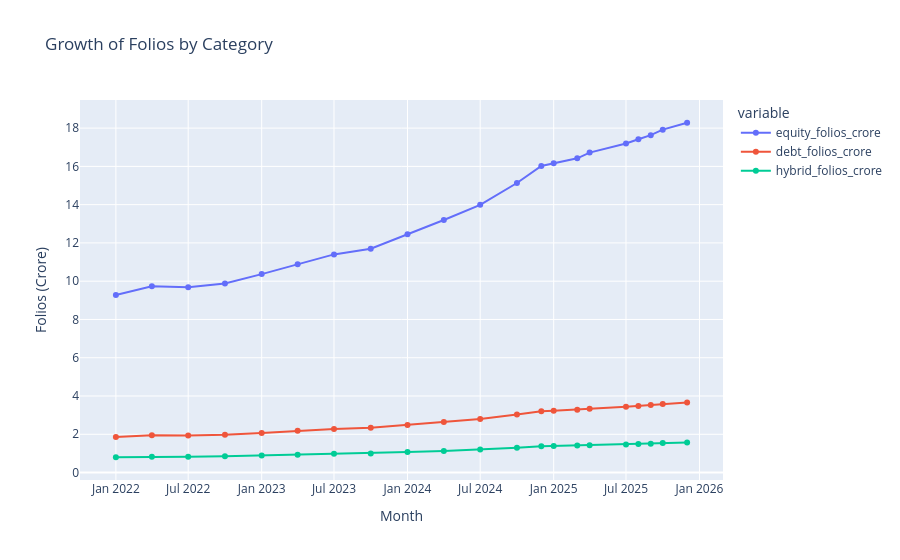

Notebook code for this chart:
### Code cell
import pandas as pd
import plotly.express as px

folio = pd.read_csv(
    "data/processed/clean_industry_folio_count.csv"
)

folio["month"] = pd.to_datetime(
    folio["month"]
)

fig = px.line(
    folio,
    x="month",
    y=[
        "equity_folios_crore",
        "debt_folios_crore",
        "hybrid_folios_crore"
    ],
    markers=True,
    title="Growth of Folios by Category"
)

fig.update_layout(
    xaxis_title="Month",
    yaxis_title="Folios (Crore)"
)

fig.write_image(
    "reports/charts/folio_category_growth.png"
)

fig.show()

### Figure 1 — Plotly figure (JSON) as saved in the notebook; plotly's stock layout.template omitted (floating-point values rounded to 4 significant figures)
{"data": [{"hovertemplate": "variable=equity_folios_crore<br>month=%{x}<br>value=%{y}<extra></extra>", "legendgroup": "equity_folios_crore", "line": {"color": "#636efa", "dash": "solid"}, "marker": {"symbol": "circle"}, "mode": "lines+markers", "name": "equity_folios_crore", "orientation": "v", "showlegend": true, "type": "scatter", "x": ["2022-01-01T00:00:00", "2022-04-01T00:00:00", "2022-07-01T00:00:00", "2022-10-01T00:00:00", "2023-01-01T00:00:00", "2023-04-01T00:00:00", "2023-07-01T00:00:00", "2023-10-01T00:00:00", "2024-01-01T00:00:00", "2024-04-01T00:00:00", "2024-07-01T00:00:00", "2024-10-01T00:00:00", "2024-12-01T00:00:00", "2025-01-01T00:00:00", "2025-03-01T00:00:00", "2025-04-01T00:00:00", "2025-07-01T00:00:00", "2025-08-01T00:00:00", "2025-09-01T00:00:00", "2025-10-01T00:00:00", "2025-12-01T00:00:00"], "xaxis": "x", "y": [9.28, 9.74, 9.69, 9.88, 10.37, 10.88, 11.4, 11.7, 12.45, 13.2, 13.99, 15.13, 16.02, 16.17, 16.42, 16.72, 17.2, 17.42, 17.63, 17.92, 18.28], "yaxis": "y"}, {"hovertemplate": "variable=debt_folios_crore<br>month=%{x}<br>value=%{y}<extra></extra>", "legendgroup": "debt_folios_crore", "line": {"color": "#EF553B", "dash": "solid"}, "marker": {"symbol": "circle"}, "mode": "lines+markers", "name": "debt_folios_crore", "orientation": "v", "showlegend": true, "type": "scatter", "x": ["2022-01-01T00:00:00", "2022-04-01T00:00:00", "2022-07-01T00:00:00", "2022-10-01T00:00:00", "2023-01-01T00:00:00", "2023-04-01T00:00:00", "2023-07-01T00:00:00", "2023-10-01T00:00:00", "2024-01-01T00:00:00", "2024-04-01T00:00:00", "2024-07-01T00:00:00", "2024-10-01T00:00:00", "2024-12-01T00:00:00", "2025-01-01T00:00:00", "2025-03-01T00:00:00", "2025-04-01T00:00:00", "2025-07-01T00:00:00", "2025-08-01T00:00:00", "2025-09-01T00:00:00", "2025-10-01T00:00:00", "2025-12-01T00:00:00"], "xaxis": "x", "y": [1.86, 1.95, 1.94, 1.98, 2.07, 2.18, 2.28, 2.34, 2.49, 2.64, 2.8, 3.03, 3.2, 3.23, 3.28, 3.34, 3.44, 3.48, 3.53, 3.58, 3.66], "yaxis": "y"}, {"hovertemplate": "variable=hybrid_folios_crore<br>month=%{x}<br>value=%{y}<extra></extra>", "legendgroup": "hybrid_folios_crore", "line": {"color": "#00cc96", "dash": "solid"}, "marker": {"symbol": "circle"}, "mode": "lines+markers", "name": "hybrid_folios_crore", "orientation": "v", "showlegend": true, "type": "scatter", "x": ["2022-01-01T00:00:00", "2022-04-01T00:00:00", "2022-07-01T00:00:00", "2022-10-01T00:00:00", "2023-01-01T00:00:00", "2023-04-01T00:00:00", "2023-07-01T00:00:00", "2023-10-01T00:00:00", "2024-01-01T00:00:00", "2024-04-01T00:00:00", "2024-07-01T00:00:00", "2024-10-01T00:00:00", "2024-12-01T00:00:00", "2025-01-01T00:00:00", "2025-03-01T00:00:00", "2025-04-01T00:00:00", "2025-07-01T00:00:00", "2025-08-01T00:00:00", "2025-09-01T00:00:00", "2025-10-01T00:00:00", "2025-12-01T00:00:00"], "xaxis": "x", "y": [0.8, 0.83, 0.83, 0.85, 0.89, 0.93, 0.98, 1.0, 1.07, 1.13, 1.2, 1.3, 1.37, 1.39, 1.41, 1.43, 1.47, 1.49, 1.51, 1.54, 1.57], "yaxis": "y"}], "layout": {"legend": {"title": {"text": "variable"}, "tracegroupgap": 0}, "title": {"text": "Growth of Folios by Category"}, "xaxis": {"anchor": "y", "domain": [0, 1], "title": {"text": "Month"}}, "yaxis": {"anchor": "x", "domain": [0, 1], "title": {"text": "Folios (Crore)"}}}}
